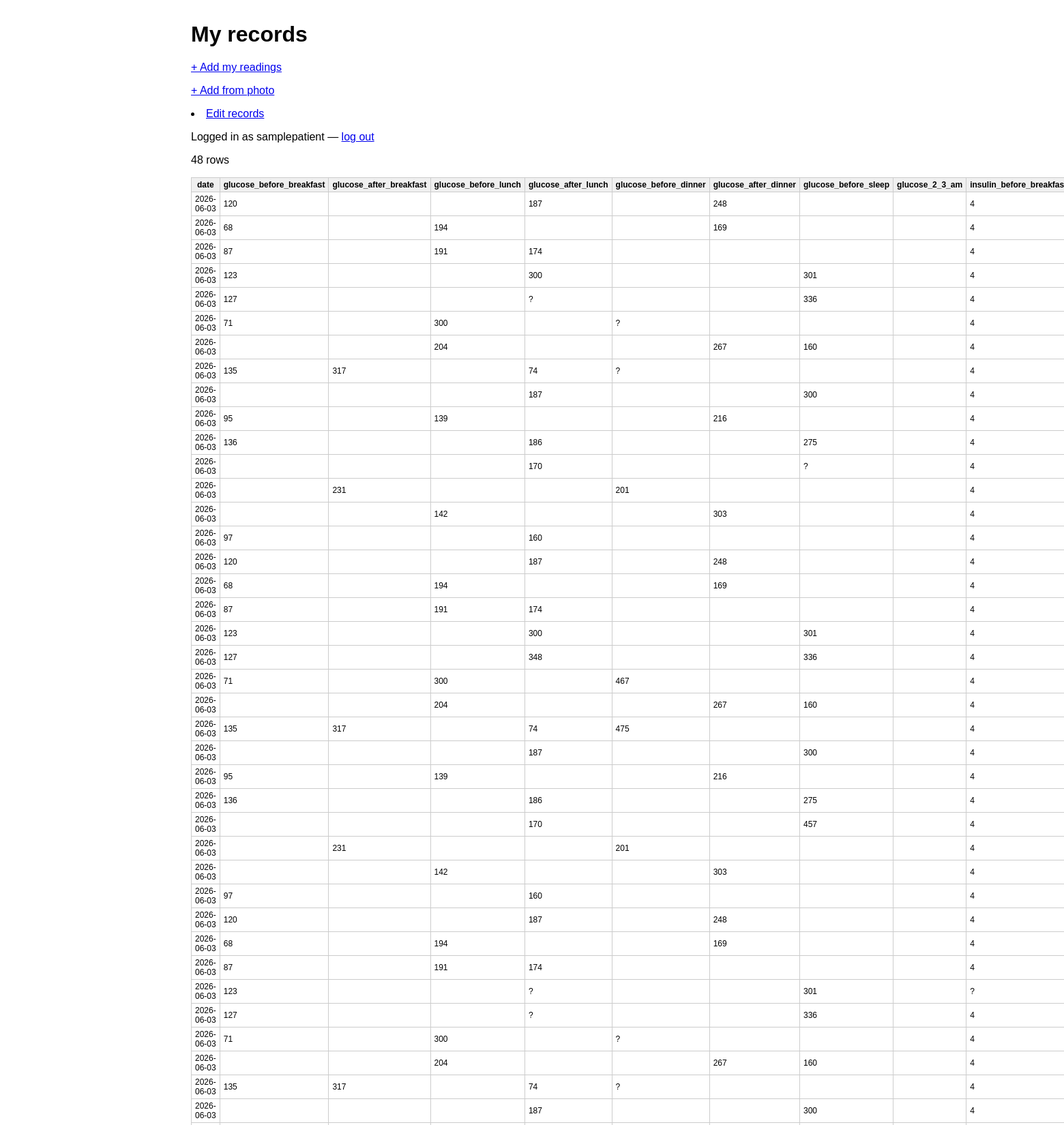
Page /patient (signed in, upper part) on the committed database.
### tables this page shows
CREATE TABLE readings (
    date TEXT,

    glucose_before_breakfast   TEXT,
    glucose_after_breakfast    TEXT,
    glucose_before_lunch       TEXT,
    glucose_after_lunch        TEXT,
    glucose_before_dinner      TEXT,
    glucose_after_dinner       TEXT,
    glucose_before_sleep       TEXT,
    glucose_2_3_am             TEXT,

    insulin_before_breakfast   TEXT,
    insulin_before_lunch       TEXT,
    insulin_before_dinner      TEXT,
    insulin_before_sleep       TEXT,
    insulin_2_3_am             TEXT
, center_id INTEGER, entered_by INTEGER, patient_id INTEGER);

### app.py (the view)
@app.route("/patient")
def patient_home():
    if session.get("role") != "patient":
        return redirect("/login")
    conn = db()
    readings = conn.execute(
        "SELECT * FROM readings WHERE patient_id = ? ORDER BY date",
        (session["patient_id"],)).fetchall()
    conn.close()
    return render_template("patient_portal.html", readings=readings)

### app.py (called while the page is built)
def db():
    conn = sqlite3.connect("diabetes.db")
    conn.row_factory = sqlite3.Row
    return conn

### templates/patient_portal.html (shortened to what this page needs)
<!DOCTYPE html>
<html>
<head><title>My records</title>
</head>
<body>
  <h1>My records</h1>
  <p><a href="/patient/manual">+ Add my readings</a></p>
  <p><a href="/patient/new">+ Add from photo</a></p>
  <li><a href="/records/edit">Edit records</a></li>
  <p>Logged in as {{ session['username'] }} — <a href="/logout">log out</a></p>
  <p>{{ readings|length }} rows</p>
  <table>
    {% if readings %}
      <tr>{% for col in readings[0].keys() %}<th>{{ col }}</th>{% endfor %}</tr>
      {% for r in readings %}
        <tr>{% for col in readings[0].keys() %}<td>{{ r[col] }}</td>{% endfor %}</tr>
      {% endfor %}
    {% else %}
      <tr><td>No records yet.</td></tr>
    {% endif %}
  </table>
</body>
</html>

### templates/patient_portal.html (style rules this page uses)
body { font-family: sans-serif; max-width: 1000px; margin: 2rem auto; }
table { border-collapse: collapse; font-size: 12px; margin-top: 1rem; }
th, td { border: 1px solid #ccc; padding: 3px 5px; }
th { background: #f0f0f0; }

### rows in the picture
readings: date "2026-06-03" "120" "187" "248" "4"
readings: date "2026-06-03" "68" "194" "169" "4"
readings: date "2026-06-03" "87" "191" "174" "4"
readings: date "2026-06-03" "123" "300" "301" "4"
readings: date "2026-06-03" "127" "?" "336" "4"
readings: date "2026-06-03" "71" "300" "?" "4"
readings: date "2026-06-03" "204" "267" "160" "4"
readings: date "2026-06-03" "135" "317" "74" "?" "4"
readings: date "2026-06-03" "187" "300" "4"
readings: date "2026-06-03" "95" "139" "216" "4"
readings: date "2026-06-03" "136" "186" "275" "4"
readings: date "2026-06-03" "170" "?" "4"
readings: date "2026-06-03" "231" "201" "4"
readings: date "2026-06-03" "142" "303" "4"
readings: date "2026-06-03" "97" "160" "4"
readings: date "2026-06-03" "120" "187" "248" "4"
readings: date "2026-06-03" "68" "194" "169" "4"
readings: date "2026-06-03" "87" "191" "174" "4"
readings: date "2026-06-03" "123" "300" "301" "4"
readings: date "2026-06-03" "127" "348" "336" "4"
readings: date "2026-06-03" "71" "300" "467" "4"
readings: date "2026-06-03" "204" "267" "160" "4"
readings: date "2026-06-03" "135" "317" "74" "475" "4"
readings: date "2026-06-03" "187" "300" "4"
readings: date "2026-06-03" "95" "139" "216" "4"
readings: date "2026-06-03" "136" "186" "275" "4"
readings: date "2026-06-03" "170" "457" "4"
readings: date "2026-06-03" "231" "201" "4"
readings: date "2026-06-03" "142" "303" "4"
readings: date "2026-06-03" "97" "160" "4"
readings: date "2026-06-03" "120" "187" "248" "4"
readings: date "2026-06-03" "68" "194" "169" "4"
readings: date "2026-06-03" "87" "191" "174" "4"
readings: date "2026-06-03" "123" "?" "301" "?"
readings: date "2026-06-03" "127" "?" "336" "4"
readings: date "2026-06-03" "71" "300" "?" "4"
readings: date "2026-06-03" "204" "267" "160" "4"
readings: date "2026-06-03" "135" "317" "74" "?" "4"
readings: date "2026-06-03" "187" "300" "4"

### other values in the picture
{{ session['username'] }} "samplepatient"
{{ readings|length }} "48"
{{ col }} "date" "glucose_before_breakfast" "glucose_after_breakfast" "glucose_before_lunch" "glucose_after_lunch" "glucose_before_dinner" "glucose_after_dinner" "glucose_before_sleep" "glucose_2_3_am"
